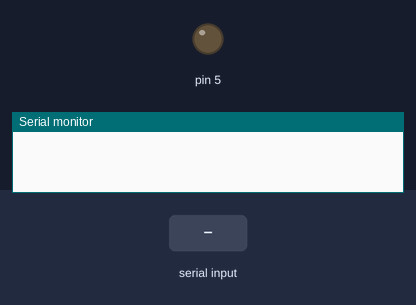
Bench run of a sketch on a simulated Arduino Uno, built with avr-gcc and run on an emulated ATmega328P. Shown: output pins drawn as LEDs (lit = HIGH), the last lines printed to the serial monitor. Inputs (shaded band) come from the test bench.

Above: at 1.2 s.
1.3 s: "1\n" received over Serial
At 2.3 s:
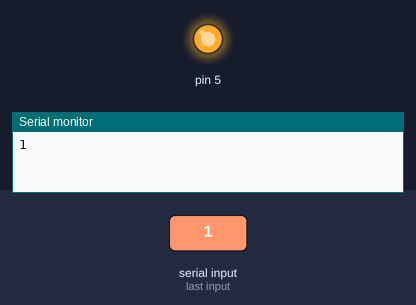
2.8 s: "0\n" received over Serial
At 3.5 s:
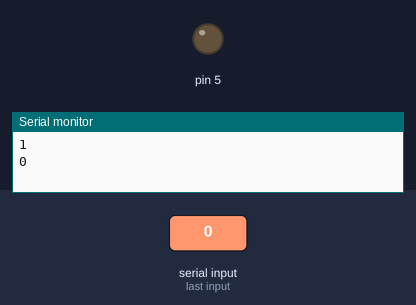
Timing chart, 0 to 5.8 s (numbered marks = the images above; inputs shaded):
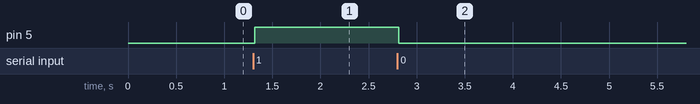

The sketch:

Project_15_Code.ino
```cpp
char switchstate;
void setup() {
  Serial.begin(9600);
  pinMode(5, OUTPUT);
}
void loop() {
  while (Serial.available() > 0) {
    switchstate = Serial.read();
    Serial.print(switchstate);
    Serial.print("\n");
    delay(15);
    if (switchstate == '1') {
      digitalWrite(5, HIGH);
    }
    else if (switchstate == '0') {
      digitalWrite(5, LOW);
    }
  }
}
```

Measured:
- after the input at 1.3 s, pin 5: LOW → HIGH at once
- after the input at 2.8 s, pin 5: HIGH → LOW at once
